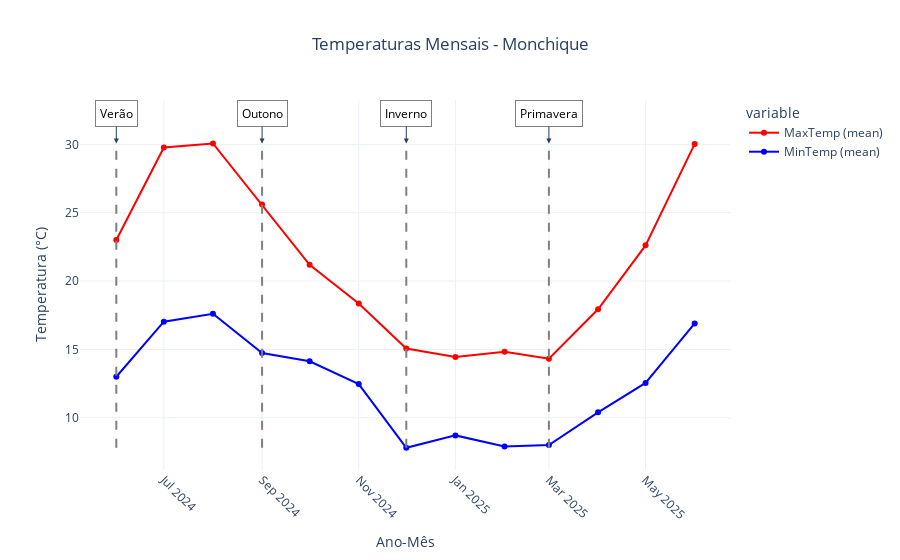
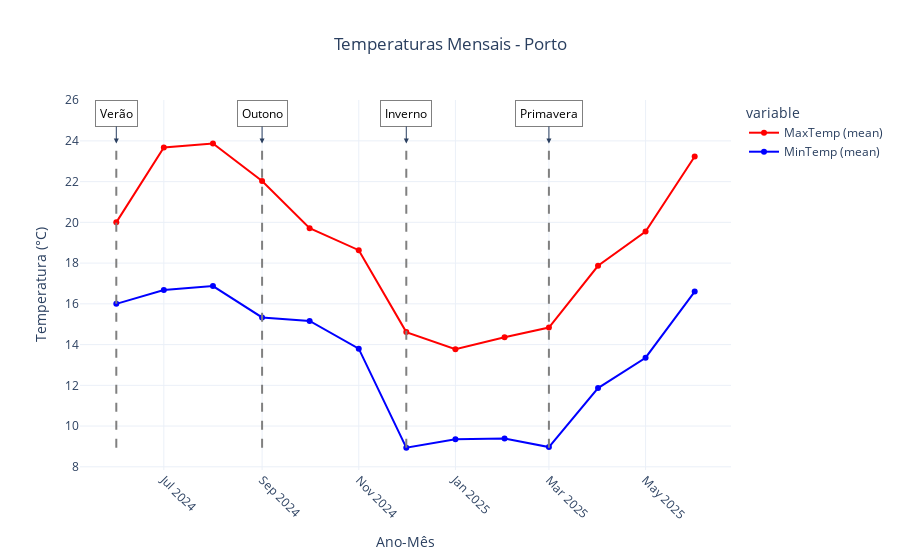
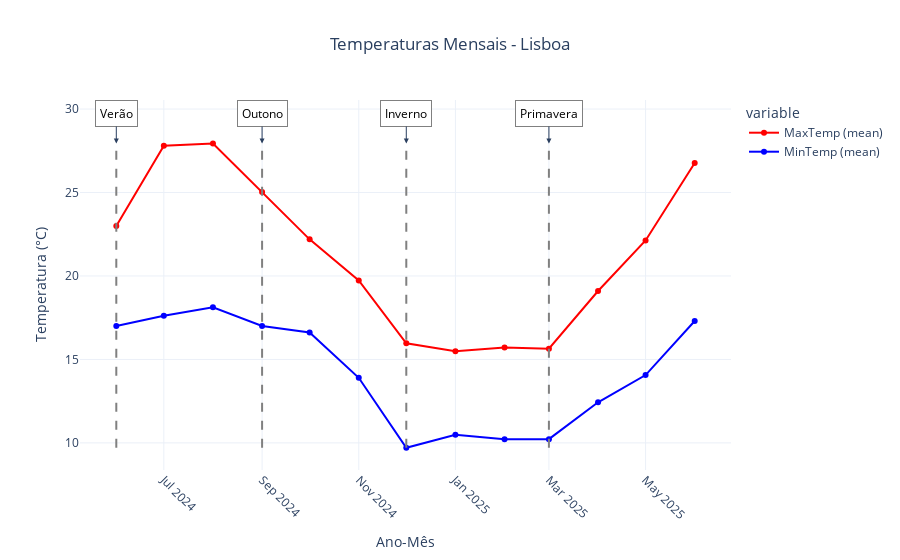
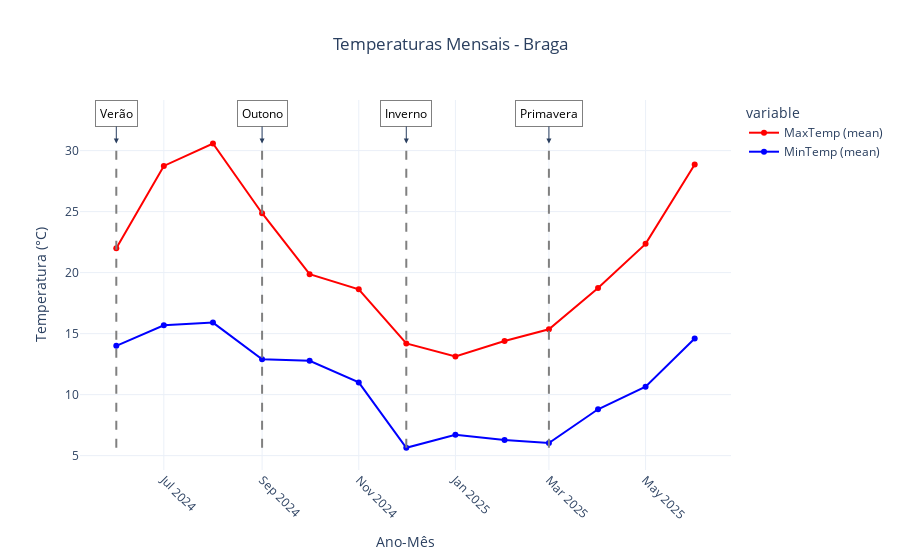

The cell these charts' notebook holds for them, in order:
### Code cell
# Exemplo de uso:
cidades_lista = ['Monchique','Porto', 'Lisboa', 'Braga', 'Setubal']
plot_temperaturas(cidades_lista, resumo_mensal)

### Figure 1 — Plotly figure (JSON) as saved in the notebook; plotly's stock layout.template omitted (floating-point values rounded to 4 significant figures)
{"data": [{"hovertemplate": "variable=media_maxtemp<br>Ano-Mês=%{x}<br>Temperatura (°C)=%{y}<extra></extra>", "legendgroup": "media_maxtemp", "line": {"color": "red", "dash": "solid"}, "marker": {"symbol": "circle"}, "mode": "lines+markers", "name": "MaxTemp (mean)", "orientation": "v", "showlegend": true, "type": "scatter", "x": ["2024-06-01T00:00:00.000000000", "2024-07-01T00:00:00.000000000", "2024-08-01T00:00:00.000000000", "2024-09-01T00:00:00.000000000", "2024-10-01T00:00:00.000000000", "2024-11-01T00:00:00.000000000", "2024-12-01T00:00:00.000000000", "2025-01-01T00:00:00.000000000", "2025-02-01T00:00:00.000000000", "2025-03-01T00:00:00.000000000", "2025-04-01T00:00:00.000000000", "2025-05-01T00:00:00.000000000", "2025-06-01T00:00:00.000000000"], "xaxis": "x", "y": [23.0, 29.77, 30.06, 25.6, 21.19, 18.37, 15.06, 14.45, 14.82, 14.32, 17.93, 22.61, 30.03], "yaxis": "y"}, {"hovertemplate": "variable=media_mintemp<br>Ano-Mês=%{x}<br>Temperatura (°C)=%{y}<extra></extra>", "legendgroup": "media_mintemp", "line": {"color": "blue", "dash": "solid"}, "marker": {"symbol": "circle"}, "mode": "lines+markers", "name": "MinTemp (mean)", "orientation": "v", "showlegend": true, "type": "scatter", "x": ["2024-06-01T00:00:00.000000000", "2024-07-01T00:00:00.000000000", "2024-08-01T00:00:00.000000000", "2024-09-01T00:00:00.000000000", "2024-10-01T00:00:00.000000000", "2024-11-01T00:00:00.000000000", "2024-12-01T00:00:00.000000000", "2025-01-01T00:00:00.000000000", "2025-02-01T00:00:00.000000000", "2025-03-01T00:00:00.000000000", "2025-04-01T00:00:00.000000000", "2025-05-01T00:00:00.000000000", "2025-06-01T00:00:00.000000000"], "xaxis": "x", "y": [13.0, 17.03, 17.61, 14.73, 14.13, 12.47, 7.806, 8.71, 7.893, 8.0, 10.4, 12.55, 16.9], "yaxis": "y"}], "layout": {"annotations": [{"arrowhead": 2, "ax": 0, "ay": -30, "bgcolor": "white", "bordercolor": "gray", "borderpad": 4, "borderwidth": 1, "font": {"color": "black", "size": 12}, "showarrow": true, "text": "Verão", "x": "2024-06-01T00:00:00", "y": 30.06}, {"arrowhead": 2, "ax": 0, "ay": -30, "bgcolor": "white", "bordercolor": "gray", "borderpad": 4, "borderwidth": 1, "font": {"color": "black", "size": 12}, "showarrow": true, "text": "Outono", "x": "2024-09-01T00:00:00", "y": 30.06}, {"arrowhead": 2, "ax": 0, "ay": -30, "bgcolor": "white", "bordercolor": "gray", "borderpad": 4, "borderwidth": 1, "font": {"color": "black", "size": 12}, "showarrow": true, "text": "Inverno", "x": "2024-12-01T00:00:00", "y": 30.06}, {"arrowhead": 2, "ax": 0, "ay": -30, "bgcolor": "white", "bordercolor": "gray", "borderpad": 4, "borderwidth": 1, "font": {"color": "black", "size": 12}, "showarrow": true, "text": "Primavera", "x": "2025-03-01T00:00:00", "y": 30.06}], "legend": {"title": {"text": "variable"}, "tracegroupgap": 0}, "shapes": [{"line": {"color": "gray", "dash": "dash", "width": 2}, "type": "line", "x0": "2024-06-01T00:00:00", "x1": "2024-06-01T00:00:00", "y0": 7.806, "y1": 30.06}, {"line": {"color": "gray", "dash": "dash", "width": 2}, "type": "line", "x0": "2024-09-01T00:00:00", "x1": "2024-09-01T00:00:00", "y0": 7.806, "y1": 30.06}, {"line": {"color": "gray", "dash": "dash", "width": 2}, "type": "line", "x0": "2024-12-01T00:00:00", "x1": "2024-12-01T00:00:00", "y0": 7.806, "y1": 30.06}, {"line": {"color": "gray", "dash": "dash", "width": 2}, "type": "line", "x0": "2025-03-01T00:00:00", "x1": "2025-03-01T00:00:00", "y0": 7.806, "y1": 30.06}], "title": {"text": "Temperaturas Mensais - Monchique", "x": 0.5, "xanchor": "center"}, "xaxis": {"anchor": "y", "domain": [0, 1], "tickangle": 45, "title": {"text": "Ano-Mês"}}, "yaxis": {"anchor": "x", "domain": [0, 1], "title": {"text": "Temperatura (°C)"}}}}

### Figure 2 — Plotly figure (JSON) as saved in the notebook; plotly's stock layout.template omitted (floating-point values rounded to 4 significant figures)
{"data": [{"hovertemplate": "variable=media_maxtemp<br>Ano-Mês=%{x}<br>Temperatura (°C)=%{y}<extra></extra>", "legendgroup": "media_maxtemp", "line": {"color": "red", "dash": "solid"}, "marker": {"symbol": "circle"}, "mode": "lines+markers", "name": "MaxTemp (mean)", "orientation": "v", "showlegend": true, "type": "scatter", "x": ["2024-06-01T00:00:00.000000000", "2024-07-01T00:00:00.000000000", "2024-08-01T00:00:00.000000000", "2024-09-01T00:00:00.000000000", "2024-10-01T00:00:00.000000000", "2024-11-01T00:00:00.000000000", "2024-12-01T00:00:00.000000000", "2025-01-01T00:00:00.000000000", "2025-02-01T00:00:00.000000000", "2025-03-01T00:00:00.000000000", "2025-04-01T00:00:00.000000000", "2025-05-01T00:00:00.000000000", "2025-06-01T00:00:00.000000000"], "xaxis": "x", "y": [20.0, 23.68, 23.87, 22.03, 19.71, 18.63, 14.61, 13.77, 14.36, 14.84, 17.87, 19.55, 23.23], "yaxis": "y"}, {"hovertemplate": "variable=media_mintemp<br>Ano-Mês=%{x}<br>Temperatura (°C)=%{y}<extra></extra>", "legendgroup": "media_mintemp", "line": {"color": "blue", "dash": "solid"}, "marker": {"symbol": "circle"}, "mode": "lines+markers", "name": "MinTemp (mean)", "orientation": "v", "showlegend": true, "type": "scatter", "x": ["2024-06-01T00:00:00.000000000", "2024-07-01T00:00:00.000000000", "2024-08-01T00:00:00.000000000", "2024-09-01T00:00:00.000000000", "2024-10-01T00:00:00.000000000", "2024-11-01T00:00:00.000000000", "2024-12-01T00:00:00.000000000", "2025-01-01T00:00:00.000000000", "2025-02-01T00:00:00.000000000", "2025-03-01T00:00:00.000000000", "2025-04-01T00:00:00.000000000", "2025-05-01T00:00:00.000000000", "2025-06-01T00:00:00.000000000"], "xaxis": "x", "y": [16.0, 16.68, 16.87, 15.33, 15.16, 13.8, 8.935, 9.355, 9.393, 8.968, 11.87, 13.35, 16.6], "yaxis": "y"}], "layout": {"annotations": [{"arrowhead": 2, "ax": 0, "ay": -30, "bgcolor": "white", "bordercolor": "gray", "borderpad": 4, "borderwidth": 1, "font": {"color": "black", "size": 12}, "showarrow": true, "text": "Verão", "x": "2024-06-01T00:00:00", "y": 23.87}, {"arrowhead": 2, "ax": 0, "ay": -30, "bgcolor": "white", "bordercolor": "gray", "borderpad": 4, "borderwidth": 1, "font": {"color": "black", "size": 12}, "showarrow": true, "text": "Outono", "x": "2024-09-01T00:00:00", "y": 23.87}, {"arrowhead": 2, "ax": 0, "ay": -30, "bgcolor": "white", "bordercolor": "gray", "borderpad": 4, "borderwidth": 1, "font": {"color": "black", "size": 12}, "showarrow": true, "text": "Inverno", "x": "2024-12-01T00:00:00", "y": 23.87}, {"arrowhead": 2, "ax": 0, "ay": -30, "bgcolor": "white", "bordercolor": "gray", "borderpad": 4, "borderwidth": 1, "font": {"color": "black", "size": 12}, "showarrow": true, "text": "Primavera", "x": "2025-03-01T00:00:00", "y": 23.87}], "legend": {"title": {"text": "variable"}, "tracegroupgap": 0}, "shapes": [{"line": {"color": "gray", "dash": "dash", "width": 2}, "type": "line", "x0": "2024-06-01T00:00:00", "x1": "2024-06-01T00:00:00", "y0": 8.935, "y1": 23.87}, {"line": {"color": "gray", "dash": "dash", "width": 2}, "type": "line", "x0": "2024-09-01T00:00:00", "x1": "2024-09-01T00:00:00", "y0": 8.935, "y1": 23.87}, {"line": {"color": "gray", "dash": "dash", "width": 2}, "type": "line", "x0": "2024-12-01T00:00:00", "x1": "2024-12-01T00:00:00", "y0": 8.935, "y1": 23.87}, {"line": {"color": "gray", "dash": "dash", "width": 2}, "type": "line", "x0": "2025-03-01T00:00:00", "x1": "2025-03-01T00:00:00", "y0": 8.935, "y1": 23.87}], "title": {"text": "Temperaturas Mensais - Porto", "x": 0.5, "xanchor": "center"}, "xaxis": {"anchor": "y", "domain": [0, 1], "tickangle": 45, "title": {"text": "Ano-Mês"}}, "yaxis": {"anchor": "x", "domain": [0, 1], "title": {"text": "Temperatura (°C)"}}}}

### Figure 3 — Plotly figure (JSON) as saved in the notebook; plotly's stock layout.template omitted (floating-point values rounded to 4 significant figures)
{"data": [{"hovertemplate": "variable=media_maxtemp<br>Ano-Mês=%{x}<br>Temperatura (°C)=%{y}<extra></extra>", "legendgroup": "media_maxtemp", "line": {"color": "red", "dash": "solid"}, "marker": {"symbol": "circle"}, "mode": "lines+markers", "name": "MaxTemp (mean)", "orientation": "v", "showlegend": true, "type": "scatter", "x": ["2024-06-01T00:00:00.000000000", "2024-07-01T00:00:00.000000000", "2024-08-01T00:00:00.000000000", "2024-09-01T00:00:00.000000000", "2024-10-01T00:00:00.000000000", "2024-11-01T00:00:00.000000000", "2024-12-01T00:00:00.000000000", "2025-01-01T00:00:00.000000000", "2025-02-01T00:00:00.000000000", "2025-03-01T00:00:00.000000000", "2025-04-01T00:00:00.000000000", "2025-05-01T00:00:00.000000000", "2025-06-01T00:00:00.000000000"], "xaxis": "x", "y": [23.0, 27.81, 27.94, 25.03, 22.19, 19.73, 15.97, 15.48, 15.71, 15.65, 19.1, 22.13, 26.77], "yaxis": "y"}, {"hovertemplate": "variable=media_mintemp<br>Ano-Mês=%{x}<br>Temperatura (°C)=%{y}<extra></extra>", "legendgroup": "media_mintemp", "line": {"color": "blue", "dash": "solid"}, "marker": {"symbol": "circle"}, "mode": "lines+markers", "name": "MinTemp (mean)", "orientation": "v", "showlegend": true, "type": "scatter", "x": ["2024-06-01T00:00:00.000000000", "2024-07-01T00:00:00.000000000", "2024-08-01T00:00:00.000000000", "2024-09-01T00:00:00.000000000", "2024-10-01T00:00:00.000000000", "2024-11-01T00:00:00.000000000", "2024-12-01T00:00:00.000000000", "2025-01-01T00:00:00.000000000", "2025-02-01T00:00:00.000000000", "2025-03-01T00:00:00.000000000", "2025-04-01T00:00:00.000000000", "2025-05-01T00:00:00.000000000", "2025-06-01T00:00:00.000000000"], "xaxis": "x", "y": [17.0, 17.61, 18.13, 17.0, 16.61, 13.9, 9.71, 10.48, 10.21, 10.23, 12.43, 14.06, 17.3], "yaxis": "y"}], "layout": {"annotations": [{"arrowhead": 2, "ax": 0, "ay": -30, "bgcolor": "white", "bordercolor": "gray", "borderpad": 4, "borderwidth": 1, "font": {"color": "black", "size": 12}, "showarrow": true, "text": "Verão", "x": "2024-06-01T00:00:00", "y": 27.94}, {"arrowhead": 2, "ax": 0, "ay": -30, "bgcolor": "white", "bordercolor": "gray", "borderpad": 4, "borderwidth": 1, "font": {"color": "black", "size": 12}, "showarrow": true, "text": "Outono", "x": "2024-09-01T00:00:00", "y": 27.94}, {"arrowhead": 2, "ax": 0, "ay": -30, "bgcolor": "white", "bordercolor": "gray", "borderpad": 4, "borderwidth": 1, "font": {"color": "black", "size": 12}, "showarrow": true, "text": "Inverno", "x": "2024-12-01T00:00:00", "y": 27.94}, {"arrowhead": 2, "ax": 0, "ay": -30, "bgcolor": "white", "bordercolor": "gray", "borderpad": 4, "borderwidth": 1, "font": {"color": "black", "size": 12}, "showarrow": true, "text": "Primavera", "x": "2025-03-01T00:00:00", "y": 27.94}], "legend": {"title": {"text": "variable"}, "tracegroupgap": 0}, "shapes": [{"line": {"color": "gray", "dash": "dash", "width": 2}, "type": "line", "x0": "2024-06-01T00:00:00", "x1": "2024-06-01T00:00:00", "y0": 9.71, "y1": 27.94}, {"line": {"color": "gray", "dash": "dash", "width": 2}, "type": "line", "x0": "2024-09-01T00:00:00", "x1": "2024-09-01T00:00:00", "y0": 9.71, "y1": 27.94}, {"line": {"color": "gray", "dash": "dash", "width": 2}, "type": "line", "x0": "2024-12-01T00:00:00", "x1": "2024-12-01T00:00:00", "y0": 9.71, "y1": 27.94}, {"line": {"color": "gray", "dash": "dash", "width": 2}, "type": "line", "x0": "2025-03-01T00:00:00", "x1": "2025-03-01T00:00:00", "y0": 9.71, "y1": 27.94}], "title": {"text": "Temperaturas Mensais - Lisboa", "x": 0.5, "xanchor": "center"}, "xaxis": {"anchor": "y", "domain": [0, 1], "tickangle": 45, "title": {"text": "Ano-Mês"}}, "yaxis": {"anchor": "x", "domain": [0, 1], "title": {"text": "Temperatura (°C)"}}}}

### Figure 4 — Plotly figure (JSON) as saved in the notebook; plotly's stock layout.template omitted (floating-point values rounded to 4 significant figures)
{"data": [{"hovertemplate": "variable=media_maxtemp<br>Ano-Mês=%{x}<br>Temperatura (°C)=%{y}<extra></extra>", "legendgroup": "media_maxtemp", "line": {"color": "red", "dash": "solid"}, "marker": {"symbol": "circle"}, "mode": "lines+markers", "name": "MaxTemp (mean)", "orientation": "v", "showlegend": true, "type": "scatter", "x": ["2024-06-01T00:00:00.000000000", "2024-07-01T00:00:00.000000000", "2024-08-01T00:00:00.000000000", "2024-09-01T00:00:00.000000000", "2024-10-01T00:00:00.000000000", "2024-11-01T00:00:00.000000000", "2024-12-01T00:00:00.000000000", "2025-01-01T00:00:00.000000000", "2025-02-01T00:00:00.000000000", "2025-03-01T00:00:00.000000000", "2025-04-01T00:00:00.000000000", "2025-05-01T00:00:00.000000000", "2025-06-01T00:00:00.000000000"], "xaxis": "x", "y": [22.0, 28.74, 30.58, 24.87, 19.87, 18.63, 14.19, 13.13, 14.39, 15.35, 18.73, 22.35, 28.87], "yaxis": "y"}, {"hovertemplate": "variable=media_mintemp<br>Ano-Mês=%{x}<br>Temperatura (°C)=%{y}<extra></extra>", "legendgroup": "media_mintemp", "line": {"color": "blue", "dash": "solid"}, "marker": {"symbol": "circle"}, "mode": "lines+markers", "name": "MinTemp (mean)", "orientation": "v", "showlegend": true, "type": "scatter", "x": ["2024-06-01T00:00:00.000000000", "2024-07-01T00:00:00.000000000", "2024-08-01T00:00:00.000000000", "2024-09-01T00:00:00.000000000", "2024-10-01T00:00:00.000000000", "2024-11-01T00:00:00.000000000", "2024-12-01T00:00:00.000000000", "2025-01-01T00:00:00.000000000", "2025-02-01T00:00:00.000000000", "2025-03-01T00:00:00.000000000", "2025-04-01T00:00:00.000000000", "2025-05-01T00:00:00.000000000", "2025-06-01T00:00:00.000000000"], "xaxis": "x", "y": [14.0, 15.68, 15.9, 12.9, 12.77, 11.0, 5.645, 6.71, 6.286, 6.032, 8.8, 10.65, 14.6], "yaxis": "y"}], "layout": {"annotations": [{"arrowhead": 2, "ax": 0, "ay": -30, "bgcolor": "white", "bordercolor": "gray", "borderpad": 4, "borderwidth": 1, "font": {"color": "black", "size": 12}, "showarrow": true, "text": "Verão", "x": "2024-06-01T00:00:00", "y": 30.58}, {"arrowhead": 2, "ax": 0, "ay": -30, "bgcolor": "white", "bordercolor": "gray", "borderpad": 4, "borderwidth": 1, "font": {"color": "black", "size": 12}, "showarrow": true, "text": "Outono", "x": "2024-09-01T00:00:00", "y": 30.58}, {"arrowhead": 2, "ax": 0, "ay": -30, "bgcolor": "white", "bordercolor": "gray", "borderpad": 4, "borderwidth": 1, "font": {"color": "black", "size": 12}, "showarrow": true, "text": "Inverno", "x": "2024-12-01T00:00:00", "y": 30.58}, {"arrowhead": 2, "ax": 0, "ay": -30, "bgcolor": "white", "bordercolor": "gray", "borderpad": 4, "borderwidth": 1, "font": {"color": "black", "size": 12}, "showarrow": true, "text": "Primavera", "x": "2025-03-01T00:00:00", "y": 30.58}], "legend": {"title": {"text": "variable"}, "tracegroupgap": 0}, "shapes": [{"line": {"color": "gray", "dash": "dash", "width": 2}, "type": "line", "x0": "2024-06-01T00:00:00", "x1": "2024-06-01T00:00:00", "y0": 5.645, "y1": 30.58}, {"line": {"color": "gray", "dash": "dash", "width": 2}, "type": "line", "x0": "2024-09-01T00:00:00", "x1": "2024-09-01T00:00:00", "y0": 5.645, "y1": 30.58}, {"line": {"color": "gray", "dash": "dash", "width": 2}, "type": "line", "x0": "2024-12-01T00:00:00", "x1": "2024-12-01T00:00:00", "y0": 5.645, "y1": 30.58}, {"line": {"color": "gray", "dash": "dash", "width": 2}, "type": "line", "x0": "2025-03-01T00:00:00", "x1": "2025-03-01T00:00:00", "y0": 5.645, "y1": 30.58}], "title": {"text": "Temperaturas Mensais - Braga", "x": 0.5, "xanchor": "center"}, "xaxis": {"anchor": "y", "domain": [0, 1], "tickangle": 45, "title": {"text": "Ano-Mês"}}, "yaxis": {"anchor": "x", "domain": [0, 1], "title": {"text": "Temperatura (°C)"}}}}
